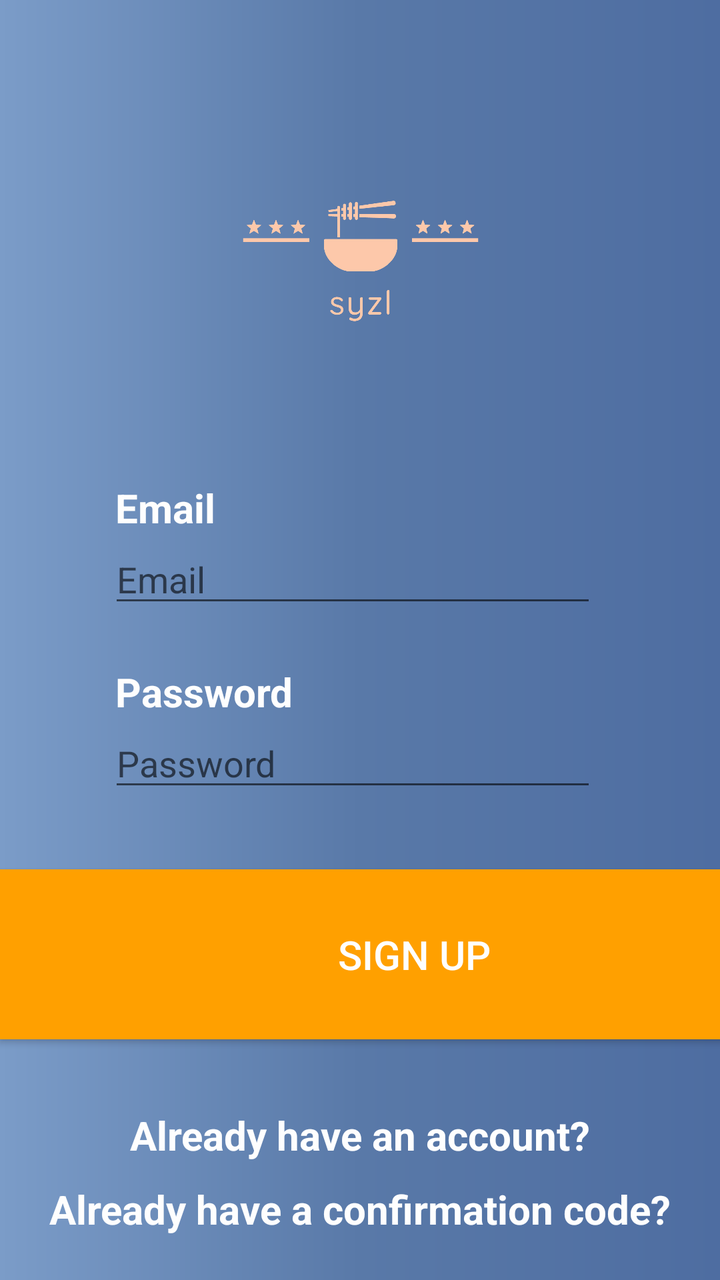
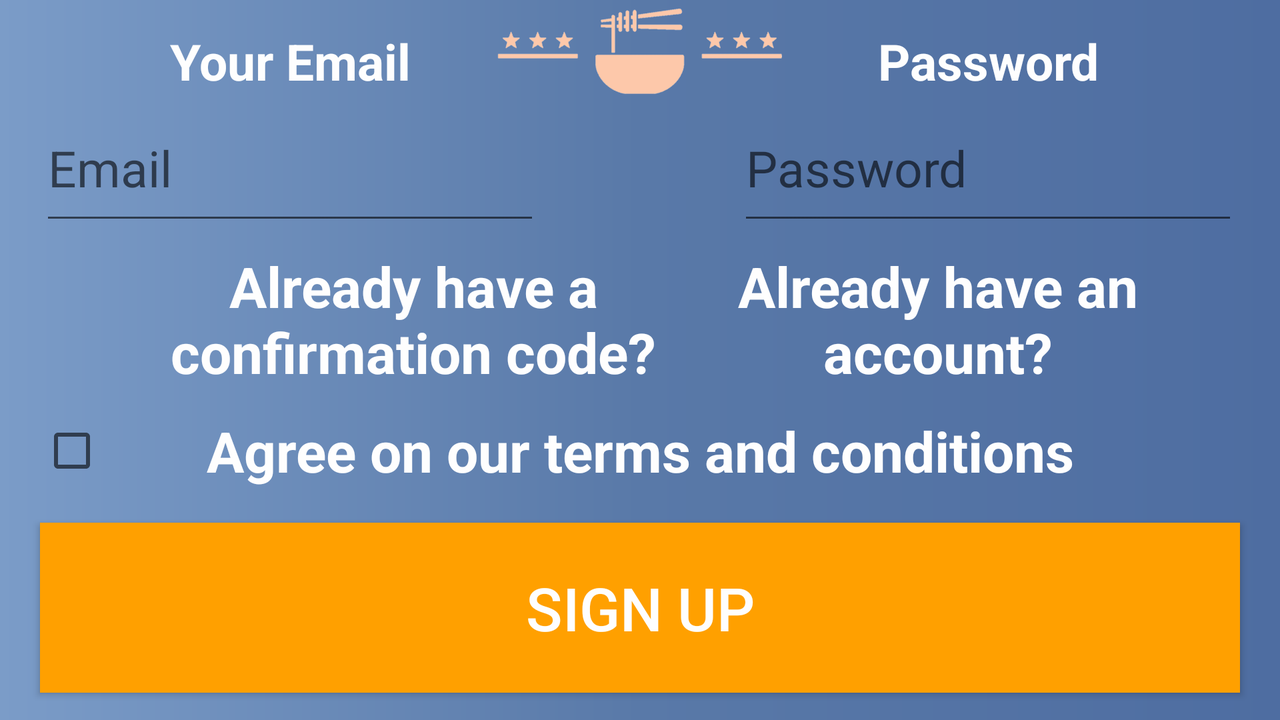

The same Android screen from two of the app's own layout files: first res/layout/ as a phone draws it, then the author's variant for another configuration, drawn on a device whose configuration selects that folder. Both files follow.
<!-- AndroidManifest.xml: application theme AppTheme -->
<!-- res/layout/fragment_signup.xml -->
<?xml version="1.0" encoding="utf-8"?>
<androidx.constraintlayout.widget.ConstraintLayout xmlns:android="http://schemas.android.com/apk/res/android"
    xmlns:app="http://schemas.android.com/apk/res-auto"
    xmlns:tools="http://schemas.android.com/tools"
    android:id="@+id/fragment_signup"
    android:layout_width="match_parent"
    android:layout_height="match_parent"
    android:background="@drawable/gradient"
    tools:context=".authentication.SignUpFragment">

    <TextView
        android:id="@+id/confirmTextView"
        android:layout_width="wrap_content"
        android:layout_height="wrap_content"
        android:focusable="true"
        android:text="Already have a confirmation code?"
        android:textColor="#fefefe"
        android:textSize="20dp"
        android:textStyle="bold"
        app:layout_constraintBottom_toBottomOf="parent"
        app:layout_constraintEnd_toEndOf="parent"
        app:layout_constraintStart_toStartOf="parent"
        app:layout_constraintTop_toTopOf="parent"
        app:layout_constraintVertical_bias="0.964" />

    <ImageView
        android:id="@+id/imageView"
        android:layout_width="376dp"
        android:layout_height="147dp"
        android:contentDescription="TODO"
        android:src="@drawable/logo"
        app:layout_constraintBottom_toBottomOf="parent"
        app:layout_constraintEnd_toEndOf="parent"
        app:layout_constraintStart_toStartOf="parent"
        app:layout_constraintTop_toTopOf="parent"
        app:layout_constraintVertical_bias="0.115" />

    <TextView
        android:id="@+id/textViewEmail"
        android:layout_width="244dp"
        android:layout_height="wrap_content"
        android:text="Email"
        android:textColor="#fefefe"
        android:textSize="20dp"
        android:textStyle="bold"
        android:visibility="visible"
        app:layout_constraintBottom_toBottomOf="parent"
        app:layout_constraintEnd_toEndOf="parent"
        app:layout_constraintHorizontal_bias="0.497"
        app:layout_constraintStart_toStartOf="parent"
        app:layout_constraintTop_toTopOf="parent"
        app:layout_constraintVertical_bias="0.392" />

    <EditText
        android:id="@+id/editTextEmail"
        android:layout_width="244dp"
        android:layout_height="wrap_content"
        android:hint="Email"
        android:imeOptions="actionNext"
        android:inputType="textEmailAddress"
        android:maxLines="1"
        android:textColor="#FFFFFF"
        app:layout_constraintBottom_toBottomOf="parent"
        app:layout_constraintEnd_toEndOf="parent"
        app:layout_constraintHorizontal_bias="0.467"
        app:layout_constraintStart_toStartOf="parent"
        app:layout_constraintTop_toBottomOf="@+id/textViewEmail"
        app:layout_constraintVertical_bias="0.0" />

    <TextView
        android:id="@+id/textViewPassword"
        android:layout_width="244dp"
        android:layout_height="wrap_content"
        android:text="Password"
        android:textColor="#fefefe"
        android:textSize="20dp"
        android:textStyle="bold"
        app:layout_constraintBottom_toBottomOf="parent"
        app:layout_constraintEnd_toEndOf="parent"
        app:layout_constraintHorizontal_bias="0.0"
        app:layout_constraintStart_toStartOf="@+id/textViewEmail"
        app:layout_constraintTop_toBottomOf="@+id/editTextEmail"
        app:layout_constraintVertical_bias="0.078" />

    <EditText
        android:id="@+id/editTextPassword"
        android:layout_width="244dp"
        android:layout_height="wrap_content"
        android:hint="Password"
        android:imeOptions="actionSend"
        android:inputType="textPassword"
        android:maxLines="1"
        android:textColor="#FFFFFF"
        app:layout_constraintBottom_toBottomOf="parent"
        app:layout_constraintEnd_toEndOf="@+id/textViewPassword"
        app:layout_constraintHorizontal_bias="0.0"
        app:layout_constraintStart_toStartOf="@+id/editTextEmail"
        app:layout_constraintTop_toBottomOf="@+id/textViewPassword"
        app:layout_constraintVertical_bias="0.0" />

    <Button
        android:id="@+id/signUpBtn"
        android:layout_width="414dp"
        android:layout_height="85dp"
        android:background="#FFA000"
        android:text="Sign up"
        android:textColor="#fefefe"
        android:textSize="20dp"
        app:layout_constraintBottom_toBottomOf="parent"
        app:layout_constraintEnd_toEndOf="parent"
        app:layout_constraintHorizontal_bias="0.0"
        app:layout_constraintStart_toStartOf="parent"
        app:layout_constraintTop_toTopOf="parent"
        app:layout_constraintVertical_bias="0.783" />

    <TextView
        android:id="@+id/loginTextView"
        android:layout_width="wrap_content"
        android:layout_height="wrap_content"
        android:focusable="true"
        android:text="Already have an account?"
        android:textColor="#fefefe"
        android:textSize="20dp"
        android:textStyle="bold"
        app:layout_constraintBottom_toBottomOf="parent"
        app:layout_constraintEnd_toEndOf="parent"
        app:layout_constraintStart_toStartOf="parent"
        app:layout_constraintTop_toTopOf="parent"
        app:layout_constraintVertical_bias="0.904" />


</androidx.constraintlayout.widget.ConstraintLayout>
<!-- resources referenced by this layout -->
<resources>
  <!-- drawable gradient (drawable) -->
  <?xml version="1.0" encoding="utf-8"?>
  <shape xmlns:android="http://schemas.android.com/apk/res/android"
      android:shape="rectangle">
      <gradient
          android:startColor="#7b9cc8"
          android:centerColor="#5979a8"
          android:endColor="#4e6da1"
          android:angle="0"/>
      <corners
          android:radius="0dp"/>
  </shape>
  <!-- drawable logo: png bitmap (drawable, 4352 bytes) -->
</resources>
<!-- res/layout-land/fragment_signup.xml (the author's variant of the layout above) -->
<!-- drawn on the phone turned sideways -->
<?xml version="1.0" encoding="utf-8"?>
<androidx.constraintlayout.widget.ConstraintLayout xmlns:android="http://schemas.android.com/apk/res/android"
    xmlns:app="http://schemas.android.com/apk/res-auto"
    xmlns:tools="http://schemas.android.com/tools"
    android:id="@+id/fragment_signup"
    android:layout_width="match_parent"
    android:layout_height="match_parent"
    android:background="@drawable/gradient"
    tools:context=".authentication.SignUpFragment">

    <TextView
        android:id="@+id/textViewEmail"
        android:layout_width="wrap_content"
        android:layout_height="wrap_content"
        android:text="Your Email"
        android:textColor="#fefefe"
        android:textSize="25dp"
        android:textStyle="bold"
        android:visibility="visible"
        app:layout_constraintBottom_toBottomOf="parent"
        app:layout_constraintEnd_toEndOf="@+id/editTextEmail"
        app:layout_constraintStart_toStartOf="@+id/editTextEmail"
        app:layout_constraintTop_toTopOf="parent"
        app:layout_constraintVertical_bias="0.042" />

    <EditText
        android:id="@+id/editTextEmail"
        android:layout_width="250dp"
        android:layout_height="70dp"
        android:hint="Email"
        android:imeOptions="actionNext"
        android:inputType="textEmailAddress"
        android:maxLines="1"
        android:textColor="#FFFFFF"
        android:textSize="25dp"
        app:layout_constraintBottom_toBottomOf="@+id/editTextPassword"
        app:layout_constraintEnd_toEndOf="parent"

        app:layout_constraintHorizontal_bias="0.0"
        app:layout_constraintStart_toStartOf="@id/signUpBtn"
        app:layout_constraintTop_toBottomOf="@+id/textViewEmail"
        app:layout_constraintVertical_bias="1.0" />

    <TextView
        android:id="@+id/confirmTextView"
        android:layout_width="300dp"
        android:layout_height="wrap_content"
        android:clickable="true"
        android:focusable="true"
        android:gravity="center_horizontal|center_vertical"
        android:text="Already have a confirmation code?"
        android:textColor="#fefefe"
        android:textSize="28dp"
        android:textStyle="bold"
        app:layout_constraintBottom_toTopOf="@id/checkBox"
        app:layout_constraintEnd_toEndOf="@id/signUpBtn"
        app:layout_constraintHorizontal_bias="0.177"
        app:layout_constraintStart_toStartOf="parent"
        app:layout_constraintTop_toBottomOf="@id/editTextPassword" />

    <ImageView
        android:id="@+id/imageView"
        android:layout_width="208dp"
        android:layout_height="96dp"
        android:contentDescription="TODO"
        android:src="@drawable/logo_no_slogan4"
        app:layout_constraintBottom_toBottomOf="parent"
        app:layout_constraintEnd_toEndOf="parent"
        app:layout_constraintStart_toStartOf="parent"
        app:layout_constraintTop_toTopOf="parent"
        app:layout_constraintVertical_bias="0.0" />

    <EditText
        android:id="@+id/editTextPassword"
        android:layout_width="250dp"
        android:layout_height="70dp"
        android:hint="Password"
        android:imeOptions="actionSend"
        android:inputType="text"
        android:maxLines="1"
        android:textColor="#FFFFFF"

        android:textSize="25dp"
        app:layout_constraintBottom_toBottomOf="parent"
        app:layout_constraintEnd_toEndOf="@id/signUpBtn"
        app:layout_constraintHorizontal_bias="0.997"
        app:layout_constraintStart_toStartOf="parent"
        app:layout_constraintTop_toBottomOf="@+id/textViewEmail"
        app:layout_constraintVertical_bias="0.0" />

    <TextView
        android:id="@+id/textViewPassword"
        android:layout_width="wrap_content"
        android:layout_height="wrap_content"
        android:text="Password"
        android:textColor="#fefefe"
        android:textSize="25dp"
        android:textStyle="bold"
        app:layout_constraintBottom_toTopOf="@+id/editTextPassword"
        app:layout_constraintEnd_toEndOf="@+id/editTextPassword"
        app:layout_constraintStart_toStartOf="@+id/editTextPassword"
        app:layout_constraintTop_toTopOf="parent"
        app:layout_constraintVertical_bias="1.0" />

    <TextView
        android:id="@+id/loginTextView"
        android:layout_width="300dp"
        android:layout_height="wrap_content"
        android:focusable="true"
        android:gravity="center_horizontal|center_vertical"
        android:text="Already have an account?"
        android:textColor="#fefefe"
        android:textSize="28dp"
        android:textStyle="bold"
        app:layout_constraintBottom_toTopOf="@id/checkBox"
        app:layout_constraintEnd_toEndOf="@id/signUpBtn"
        app:layout_constraintHorizontal_bias="0.997"
        app:layout_constraintStart_toStartOf="parent"
        app:layout_constraintTop_toBottomOf="@id/editTextPassword"
         />

    <CheckBox
        android:id="@+id/checkBox"
        android:layout_width="600dp"
        android:layout_height="wrap_content"
        android:gravity="center_horizontal|center_vertical"
        android:textColor="#fefefe"
        android:textSize="30dp"
        app:layout_constraintBottom_toTopOf="@+id/signUpBtn"
        app:layout_constraintEnd_toEndOf="parent"
        app:layout_constraintHorizontal_bias="0.496"
        app:layout_constraintStart_toStartOf="parent"
        app:layout_constraintTop_toBottomOf="@+id/editTextPassword"
        app:layout_constraintVertical_bias="0.876" />

    <TextView
        android:id="@+id/checkBoxTextView"
        android:layout_width="500dp"
        android:layout_height="wrap_content"
        android:clickable="true"
        android:focusable="true"
        android:gravity="center_horizontal|center_vertical"
        android:text="Agree on our terms and conditions"
        android:textColor="#fefefe"
        android:textSize="28dp"
        android:textStyle="bold"
        app:layout_constraintBottom_toBottomOf="@+id/checkBox"
        app:layout_constraintEnd_toEndOf="@+id/checkBox"
        app:layout_constraintStart_toStartOf="@+id/checkBox"
        app:layout_constraintTop_toTopOf="@+id/checkBox" />

    <Button
        android:id="@+id/signUpBtn"
        android:layout_width="600dp"
        android:layout_height="85dp"
        android:background="#FFA000"
        android:text="Sign Up"
        android:textColor="#fefefe"
        android:textSize="30dp"
        app:layout_constraintBottom_toBottomOf="parent"
        app:layout_constraintEnd_toEndOf="parent"
        app:layout_constraintHorizontal_bias="0.503"
        app:layout_constraintStart_toStartOf="parent"
        app:layout_constraintTop_toTopOf="parent"
        app:layout_constraintVertical_bias="0.95" />


</androidx.constraintlayout.widget.ConstraintLayout>
<!-- resources referenced by the variant -->
<!-- as the phone turned sideways resolves them -->
<resources>
  <!-- drawable gradient (drawable) -->
  <?xml version="1.0" encoding="utf-8"?>
  <shape xmlns:android="http://schemas.android.com/apk/res/android"
      android:shape="rectangle">
      <gradient
          android:startColor="#7b9cc8"
          android:centerColor="#5979a8"
          android:endColor="#4e6da1"
          android:angle="0"/>
      <corners
          android:radius="0dp"/>
  </shape>
  <!-- drawable logo_no_slogan4: png bitmap (drawable, 44705 bytes) -->
</resources>
